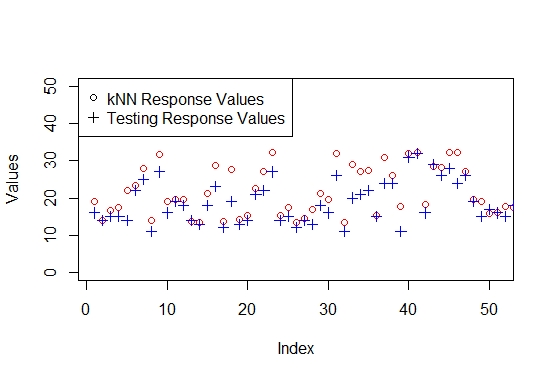

R code for this plot:
plot(0:50, type = 'n', ylab = 'Values')
points(result_30, col = 'red', pch = 1)
points(y_p, col = 'blue', pch = 3)
legend(x = 'topleft', legend = c('kNN Response Values', 
       'Testing Response Values'), 
       pch = c(1, 3))
